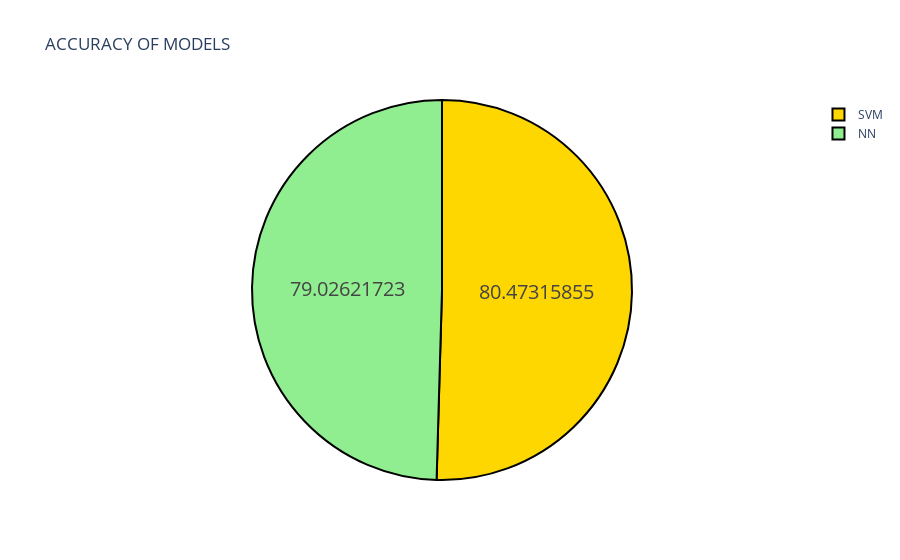

Write notebook code for a chart like this one.
### Code cell
import plotly.graph_objects as go
colors = ['gold', 'lightgreen']

fig = go.Figure(data=[go.Pie(labels=['SVM','NN'], 
                             values=[acc_SVM.mean(),acc_NN])])
fig.update_traces(hoverinfo='label+percent', textinfo='value', textfont_size=20,
                  marker=dict(colors=colors, line=dict(color='#000000', width=2)))
fig.update_layout(title_text='ACCURACY OF MODELS')
fig.show()

### Figure 1 — Plotly figure (JSON) as saved in the notebook; plotly's stock layout.template omitted (floating-point values rounded to 4 significant figures)
{"data": [{"hoverinfo": "label+percent", "labels": ["SVM", "NN"], "marker": {"colors": ["gold", "lightgreen"], "line": {"color": "#000000", "width": 2}}, "textfont": {"size": 20}, "textinfo": "value", "type": "pie", "values": [80.47, 79.03]}], "layout": {"title": {"text": "ACCURACY OF MODELS"}}}
